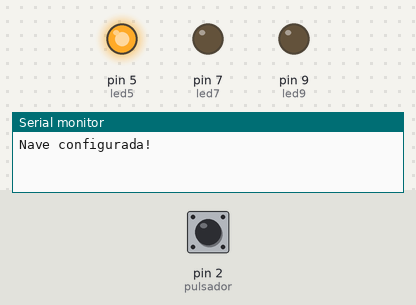
A sketch run on a simulated Arduino Uno, built with avr-gcc and run on an emulated ATmega328P. Shown: output pins drawn as LEDs (lit = HIGH), the last lines printed to the serial monitor. Dashed ring = blinking. The test bench sets the inputs (shaded band); at power-on: pin 2 (pulsador) LOW.

Above: at 1.2 s.
1.3 s: pin 2 (pulsador) pulled HIGH for 0.15 s
At 1.42 s:
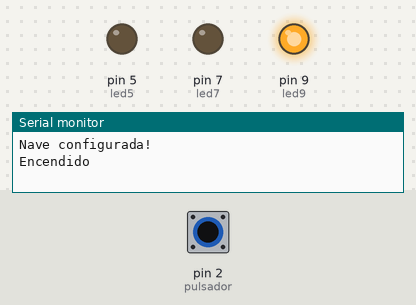
At 2.17 s:
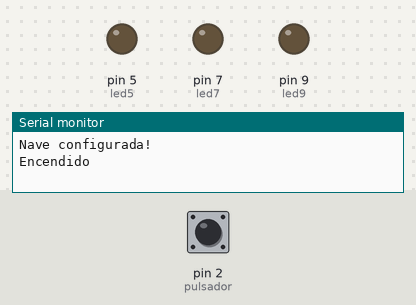
3.8 s: pin 2 (pulsador) pulled HIGH for 3.2 s
At 5.42 s:
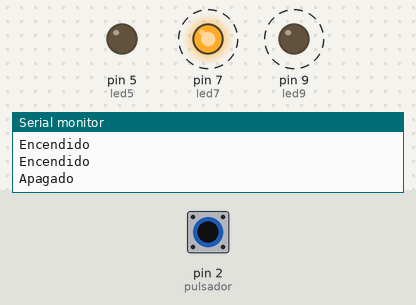
Timing chart, 0 to 9.3 s (numbered marks = the images above; inputs shaded):
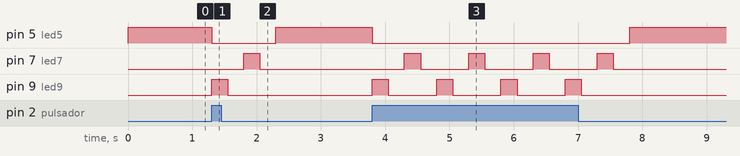

The sketch:

sketch_oct11a.ino
```cpp
int led9 = 9;

int led7 = 7;

int led5 = 5;

int pulsador = 2;

bool booleano;

bool consola;

void setup() {
  // put your setup code here, to run once:
  Serial.begin(9600);
  //configuro el pin 10
pinMode(led9, OUTPUT);
pinMode(led7, OUTPUT);
pinMode(led5, OUTPUT);
pinMode(pulsador, INPUT);

Serial.println("Nave configurada!");


}

void loop() {
  // put your main code here, to run repeatedly:
  booleano = digitalRead(pulsador);


  if(booleano == 1){

      if(consola==0){
        Serial.println("Apagado");

      } else if (consola == 1) {
        Serial.println("Encendido");

      }


    digitalWrite(led5, LOW);


    digitalWrite(led9, HIGH);
    delay(250);
    digitalWrite(led9, LOW);
    delay(250);
    digitalWrite(led7, HIGH);
    delay(250);
    digitalWrite(led7, LOW);
    delay(250);

  } else if (booleano == 0) {
    digitalWrite(led9, LOW);
    digitalWrite(led7, LOW);
    digitalWrite(led5, HIGH);

  }
    consola = digitalRead(led5);
  }
```

Measured:
- after the input at 1.3 s, pin 5 (led5): HIGH → LOW at once, → HIGH 1.0 s later; pin 7 (led7): LOW → HIGH after 0.50 s, → LOW 0.25 s later; pin 9 (led9): LOW → HIGH at once, → LOW 0.25 s later
- after the input at 3.8 s, pin 5 (led5): HIGH → LOW at once, → HIGH 4.0 s later; pin 7 (led7): alternates HIGH for 0.25 s and LOW for 0.75 s, 8 changes in all, then stays LOW, starting after 0.50 s; pin 9 (led9): alternates HIGH for 0.25 s and LOW for 0.75 s, 8 changes in all, then stays LOW, starting at once
